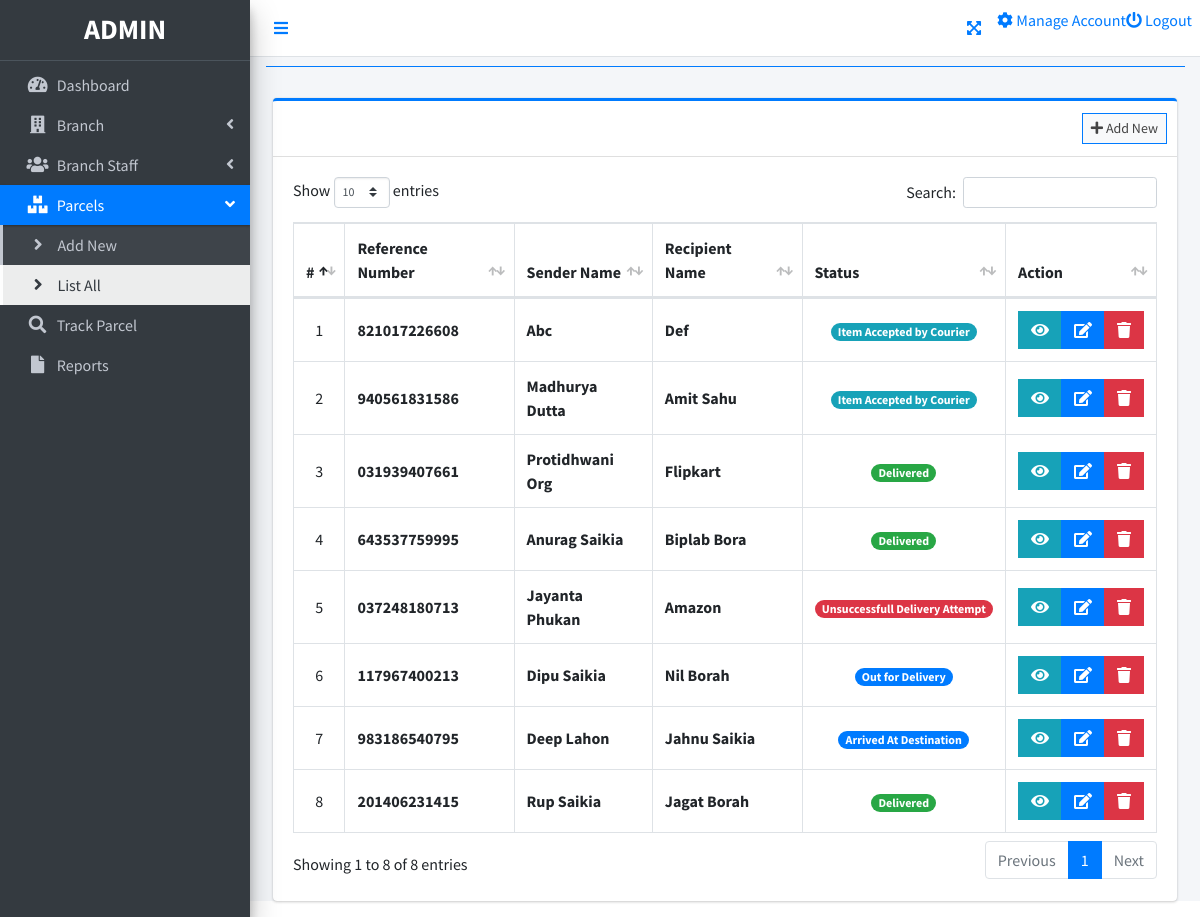
The page /index.php?page=parcel_list (signed in) on the database its author committed.
### tables this page shows
CREATE TABLE `parcels` (
  `id` int(30) NOT NULL,
  `reference_number` varchar(100) NOT NULL,
  `sender_name` text NOT NULL,
  `sender_address` text NOT NULL,
  `sender_contact` int(10) NOT NULL,
  `recipient_name` text NOT NULL,
  `recipient_address` text NOT NULL,
  `recipient_contact` int(11) NOT NULL,
  `type` int(1) NOT NULL COMMENT '1 = Deliver, 2=Pickup',
  `from_branch_id` int(30) NOT NULL,
  `to_branch_id` int(30) NOT NULL,
  `weight` varchar(100) NOT NULL,
  `height` varchar(100) NOT NULL,
  `width` varchar(100) NOT NULL,
  `length` varchar(100) NOT NULL,
  `price` float NOT NULL,
  `status` int(2) NOT NULL,
  `date_created` datetime NOT NULL DEFAULT current_timestamp(),
  `ptype` int(11) NOT NULL
);

### parcel_list.php (the view, shortened to what this page needs)
<?php include'db_connect.php' ?>
<div class="col-lg-12">
	<div class="card card-outline card-primary">
		<div class="card-header">
			<div class="card-tools">
				<a class="btn btn-block btn-sm btn-default btn-flat border-primary " href="./index.php?page=new_parcel"><i class="fa fa-plus"></i> Add New</a>
			</div>
		</div>
		<div class="card-body">
			<table class="table tabe-hover table-bordered" id="list">
				<!-- <colgroup>
					<col width="5%">
					<col width="15%">
					<col width="25%">
					<col width="25%">
					<col width="15%">
				</colgroup> -->
				<thead>
					<tr>
						<th class="text-center">#</th>
						<th>Reference Number</th>
						<th>Sender Name</th>
						<th>Recipient Name</th>
						<th>Status</th>
						<th>Action</th>
					</tr>
				</thead>
				<tbody>
					<?php
					$i = 1;
					$where = "";
					$qry = $conn->query("SELECT * from parcels $where order by  unix_timestamp(date_created) desc ");
					while($row= $qry->fetch_assoc()):
					?>
					<tr>
						<td class="text-center"><?php echo $i++ ?></td>
						<td><b><?php echo ($row['reference_number']) ?></b></td>
						<td><b><?php echo ucwords($row['sender_name']) ?></b></td>
						<td><b><?php echo ucwords($row['recipient_name']) ?></b></td>
						<td class="text-center">
							<?php
							switch ($row['status']) {
								case '4':
									echo "<span class='badge badge-pill badge-primary'> Arrived At Destination</span>";
									break;
								case '5':
									echo "<span class='badge badge-pill badge-primary'> Out for Delivery</span>";
									break;
								case '7':
									echo "<span class='badge badge-pill badge-success'>Delivered</span>";
									break;
								case '9':
									echo "<span class='badge badge-pill badge-danger'> Unsuccessfull Delivery Attempt</span>";
									break;
								default:
									echo "<span class='badge badge-pill badge-info'> Item Accepted by Courier</span>";
									break;
							}
							?>
						</td>
						<td class="text-center">
		                    <div class="btn-group">
		                    	<button type="button" class="btn btn-info btn-flat view_parcel" data-id="<?php echo $row['id'] ?>">
		                          <i class="fas fa-eye"></i>
		                        </button>
		                        <a href="index.php?page=edit_parcel&id=<?php echo $row['id'] ?>" class="btn btn-primary btn-flat ">
		                          <i class="fas fa-edit"></i>
		                        </a>
		                        <button type="button" class="btn btn-danger btn-flat delete_parcel" data-id="<?php echo $row['id'] ?>">
		                          <i class="fas fa-trash"></i>
		                        </button>
	                      </div>
						</td>
					</tr>
				<?php endwhile; ?>
				</tbody>
			</table>
		</div>
	</div>
</div>

### parcel_list.php (style rules this page uses)
table td { vertical-align: middle !important; }

### rows shown on the page
parcels: reference_number "821017226608", sender_name "Abc", recipient_name "Def", status "Item Accepted by Courier"
parcels: reference_number "940561831586", sender_name "Madhurya Dutta", recipient_name "Amit Sahu", status "Item Accepted by Courier"
parcels: reference_number "031939407661", sender_name "Protidhwani Org", recipient_name "Flipkart", status "Delivered"
parcels: reference_number "643537759995", sender_name "Anurag Saikia", recipient_name "Biplab Bora", status "Delivered"
parcels: reference_number "037248180713", sender_name "Jayanta Phukan", recipient_name "Amazon", status "Unsuccessfull Delivery Attempt"
parcels: reference_number "117967400213", sender_name "Dipu Saikia", recipient_name "Nil Borah", status "Out for Delivery"
parcels: reference_number "983186540795", sender_name "Deep Lahon", recipient_name "Jahnu Saikia", status "Arrived At Destination"
parcels: reference_number "201406231415", sender_name "Rup Saikia", recipient_name "Jagat Borah", status "Delivered"
